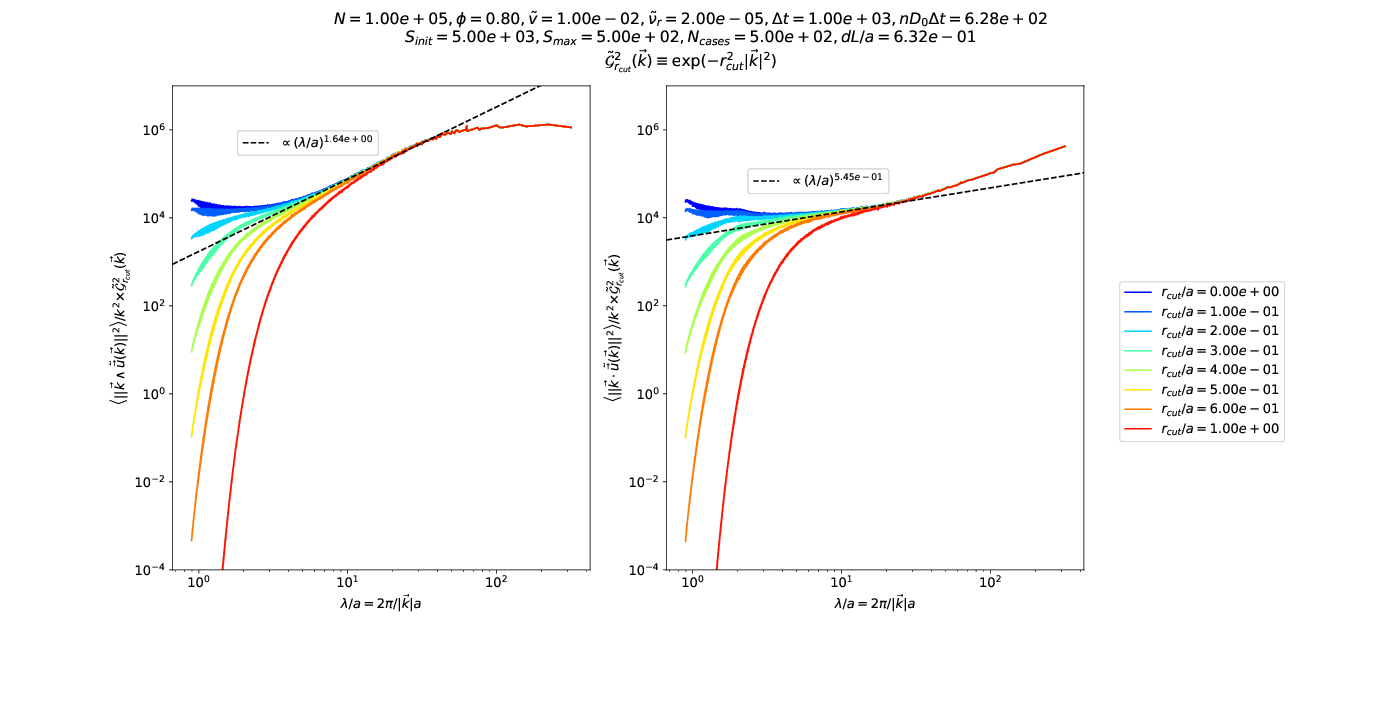

Write the Python code that produced this figure.
"""
This script shows the relevance of the Gaussian smoothing of the shear strain
correlations via the collective mean square displacements in a special case.
(see
https://yketa.github.io/UBC_2018_Wiki/#Gaussian%20coarse-graining%20and%20CMSD)

File param.p contains simulation parameters.

File Cttb_Dk8000_Vj1000_Rg2000_Nq1000_Io5000_Tl1000_Mn5000_Cn5000.pickle
contains grid of wave vectors, grid of mean square norms of cross products of
normalised wave vectors with displacement grids Fourier transform and
cylindrical average of the latter.

File Cllb_Dk8000_Vj1000_Rg2000_Nq1000_Io5000_Tl1000_Mn5000_Cn5000.pickle
contains grid of wave vectors, grid of mean square norms of dot products of
normalised wave vectors with displacement grids Fourier transform and
cylindrical average of the latter.

Execution of this script requires the active_particles package (see
https://github.com/yketa/active_particles).
"""

import os
os.environ['SHOW'] = 'True'

import pickle

import numpy as np

from active_particles.quantities import nD0_active

from active_particles.analysis.ctt import StrainCorrelationsCMSD
from active_particles.plot.plot import list_colormap
from active_particles.plot.mpl_tools import FittingLine

import matplotlib as mpl
import matplotlib.pyplot as plt
from matplotlib.gridspec import GridSpec
from matplotlib.lines import Line2D

if __name__ == '__main__':

    script_path = os.path.dirname(os.path.realpath(__file__))   # path to this script

    # VARIABLES

    init_frame=5000 # frame considered as initial
    dt = 1          # lag time in number of frames
    int_max = 500   # number of frames considered in the calculation
    Ncases = 500    # number of boxes in each direction of the displacement grid

    with open(os.path.join(script_path, 'param.p'), 'rb') as param_file:
        parameters = pickle.load(param_file)                    # simulation parameters
    av_p_sep = parameters['box_size']/np.sqrt(parameters['N'])  # average particle separation
    nD0 = nD0_active(parameters['N'], parameters['vzero'], parameters['dr'],
        parameters['box_size'])                                 # product of particle density and active diffusion constant

    r_cut_list = [0, 0.1, 0.2, 0.3, 0.4, 0.5, 0.6, 1]   # list of wave length Gaussian cut-off radii in units of average particle separation

    with open(os.path.join(script_path,
        'Cttb_Dk8000_Vj1000_Rg2000_Nq1000_Io5000_Tl1000_Mn5000_Cn5000.pickle'),
        'rb') as Ctt_file:
        wave_vectors, k_cross_FFTugrid2D_sqnorm, _ = pickle.load(Ctt_file)  # grids of wave vectors and mean square norms of cross products of normalised wave vectors with displacement grids Fourier transform
    with open(os.path.join(script_path,
        'Cllb_Dk8000_Vj1000_Rg2000_Nq1000_Io5000_Tl1000_Mn5000_Cn5000.pickle'),
        'rb') as Cll_file:
        _, k_dot_FFTugrid2D_sqnorm, _ = pickle.load(Cll_file)               # grid of mean square norms of dot products of normalised wave vectors with displacement grids Fourier transform

    # CALCULATION

    sc = StrainCorrelationsCMSD(wave_vectors,
        k_cross_FFTugrid2D_sqnorm, k_dot_FFTugrid2D_sqnorm) # strain correlations object

    Css = {}                                # hash table of shear strain correlations with Gaussian cut-off radii as keys
    filtered_k_cross_FFTugrid1D_sqnorm = {} # hash table of filtered mean square norms of cross products of normalised wave vectors with displacement grids Fourier transform
    filtered_k_dot_FFTugrid1D_sqnorm = {}   # hash table of filtered mean square norms of dot products of normalised wave vectors with displacement grids Fourier transform

    r_cut_list.sort()
    for r_cut in r_cut_list:
        Css[r_cut] = sc.strain_correlations(r_cut=r_cut*av_p_sep)
        filtered_k_cross_FFTugrid1D_sqnorm[r_cut] = (sc
            .filtered_k_cross_FFTugrid1D_sqnorm)
        filtered_k_dot_FFTugrid1D_sqnorm[r_cut] = (sc
            .filtered_k_dot_FFTugrid1D_sqnorm)

    # PLOT PARAMETERS

    mpl.rcParams.update({'font.size': 13})

    colors = list_colormap(r_cut_list)  # line colors hash table

    y_min = 1e-4    # minimum y-coordinate value
    y_max = 1e7     # maximum y-coordinate value

    x_label = r'$\lambda/a = 2\pi/|\vec{k}|a$'  # x-axis label

    # PLOT

    fig = plt.figure()
    fig.suptitle(
        r'$N=%.2e, \phi=%1.2f, \tilde{v}=%.2e, \tilde{\nu}_r=%.2e,$'
		% (parameters['N'], parameters['density'], parameters['vzero'],
		parameters['dr'])
		+ r'$\Delta t=%.2e, nD_0 \Delta t=%.2e$'
		% (dt*parameters['period_dump']*parameters['time_step'],
		nD0*dt*parameters['period_dump']*parameters['time_step'])
		+ '\n' +  r'$S_{init}=%.2e$' % init_frame
		+ r'$, S_{max}=%.2e, N_{cases}=%.2e, dL/a=%.2e$'
        % (int_max, Ncases, np.sqrt(parameters['N'])/Ncases)
        + '\n' + r'$\tilde{\mathcal{G}}^2_{r_{cut}}(\vec{k}) \equiv$'
		+ r'$\exp(-r_{cut}^2 |\vec{k}|^2)$')
    fig.subplots_adjust(wspace=0.25)

    gs = GridSpec(1, 3, width_ratios=[1, 1, 2/10])

    ax_cross = plt.subplot(gs[0])
    ax_cross.set_ylim([y_min, y_max])
    ax_cross.set_ylabel(
        r'$\left<||\vec{k}\wedge\tilde{\vec{u}}(\vec{k})||^2\right>/k^2$'
        + r'$\times \tilde{\mathcal{G}}^2_{r_{cut}}(\vec{k})$')
    ax_cross.set_xlabel(x_label)

    ax_dot = plt.subplot(gs[1])
    ax_dot.set_ylim([y_min, y_max])
    ax_dot.set_ylabel(
        r'$\left<||\vec{k}\cdot\tilde{\vec{u}}(\vec{k})||^2\right>/k^2$'
        + r'$\times \tilde{\mathcal{G}}^2_{r_{cut}}(\vec{k})$')
    ax_dot.set_xlabel(x_label)

    for r_cut in r_cut_list:
        ax_cross.loglog(
            2*np.pi/filtered_k_cross_FFTugrid1D_sqnorm[r_cut][1:, 0]/av_p_sep,
            filtered_k_cross_FFTugrid1D_sqnorm[r_cut][1:, 1],
            color=colors[r_cut])
        ax_dot.loglog(
            2*np.pi/filtered_k_cross_FFTugrid1D_sqnorm[r_cut][1:, 0]/av_p_sep,
            filtered_k_dot_FFTugrid1D_sqnorm[r_cut][1:, 1],
            color=colors[r_cut])

    ax_legend = plt.subplot(gs[2])
    ax_legend.axis('off')
    ax_legend.legend(handles=list(map(
        lambda r_cut: Line2D([0], [0], color=colors[r_cut],
            label=r'$r_{cut}/a=%.2e$' % r_cut),
        r_cut_list)),
        loc='center')

    fl_cross = FittingLine(ax_cross, 2, 0, 4, y_fit='', x_fit='(\\lambda/a)')   # cross product axes fitting line
    fl_dot = FittingLine(ax_dot, 2, 0, 4, y_fit='', x_fit='(\\lambda/a)')       # dot product axes fitting line

    plt.show()
